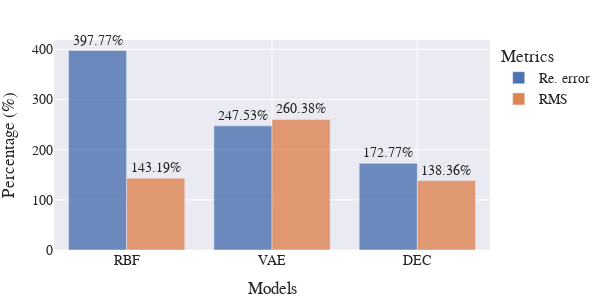

The code cell stored with this chart in its notebook:
### Code cell
keys = list(comp_df.keys())
x = [k for k in keys for i in range(2)]
y = []
for k in keys:
    y += [comp_df[k][metric][0][0] for metric in METRICS]
df_formatted = dict(Models=x, Percentage=y, Metrics=METRICS_RENAME*len(keys))
fig = plot_bar(results=df_formatted, title="Generation performance of FC-CAT compared to FC-IN", 
        width=600, add_hline=False, annotation_text="")
save_plot(fig, "img/ref/FC-IN_vs_FC-CAT.svg")
fig.show()

### Figure 1 — Plotly figure (JSON) as saved in the notebook; plotly's stock layout.template omitted (floating-point values rounded to 4 significant figures)
{"data": [{"alignmentgroup": "True", "cliponaxis": false, "hovertemplate": "Metrics=Re. error<br>Models=%{x}<br>Percentage=%{text}<extra></extra>", "legendgroup": "Re. error", "marker": {"color": "rgb(76,114,176)", "opacity": 0.8, "pattern": {"shape": ""}}, "name": "Re. error", "offsetgroup": "Re. error", "orientation": "v", "showlegend": true, "text": [397.8, 247.5, 172.8], "textposition": "outside", "texttemplate": "%{text}%", "type": "bar", "x": ["RBF", "VAE", "DEC"], "xaxis": "x", "y": [397.8, 247.5, 172.8], "yaxis": "y"}, {"alignmentgroup": "True", "cliponaxis": false, "hovertemplate": "Metrics=RMS<br>Models=%{x}<br>Percentage=%{text}<extra></extra>", "legendgroup": "RMS", "marker": {"color": "rgb(221,132,82)", "opacity": 0.8, "pattern": {"shape": ""}}, "name": "RMS", "offsetgroup": "RMS", "orientation": "v", "showlegend": true, "text": [143.2, 260.4, 138.4], "textposition": "outside", "texttemplate": "%{text}%", "type": "bar", "x": ["RBF", "VAE", "DEC"], "xaxis": "x", "y": [143.2, 260.4, 138.4], "yaxis": "y"}], "layout": {"barmode": "group", "font": {"family": "Serif", "size": 14}, "height": 300, "legend": {"title": {"text": "Metrics"}, "tracegroupgap": 0}, "margin": {"b": 5, "l": 5, "r": 5, "t": 40}, "width": 600, "xaxis": {"anchor": "y", "domain": [0, 1], "title": {"text": "Models"}}, "yaxis": {"anchor": "x", "domain": [0, 1], "title": {"text": "Percentage (%)"}}}}
